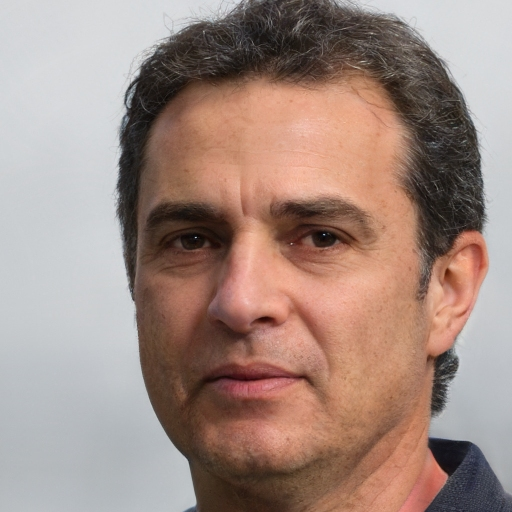
#> input picture data/mugshots/0657ffd9-6203-44cb-817f-a8be75d41819.jpg, 512 x 512 px
$ python -i face_search.py   (imports and definitions only)
#> lines starting #> are read from the running program, lines starting #| are printed output that depends on the picture
# Facial Recognition & Criminal Mugshot "Search by Image" Engine (Pillar 1).
import os
import json
import hashlib
import csv
from pathlib import Path
from typing import Dict, List, Optional, Tuple, Any
import numpy as np

DATA_DIR = Path(__file__).resolve().parent.parent.parent / "data"
MUGSHOTS_DIR = DATA_DIR / "mugshots"
CACHE_FILE = DATA_DIR / "face_embeddings.json"
PEOPLE_DIR_FILE = DATA_DIR / "people_directory.json"
CRIM_HIST_FILE = DATA_DIR / "criminal_history.csv"


def extract_image_features(img_bytes: bytes) -> np.ndarray:
    if not img_bytes:
        return np.zeros(128, dtype=np.float32)

    try:
        from PIL import Image
        import io
        img = Image.open(io.BytesIO(img_bytes)).convert("L").resize((32, 32))
        arr = np.array(img, dtype=np.float32) / 255.0
        blocks = arr.reshape(8, 4, 8, 4).mean(axis=(1, 3)).flatten()
        row_proj = arr.mean(axis=1)[:32]
        col_proj = arr.mean(axis=0)[:32]
        vec = np.concatenate([blocks, row_proj, col_proj]).astype(np.float32)
        norm = np.linalg.norm(vec)
        return vec / (norm + 1e-6)
    except Exception:
        pass

    arr = np.frombuffer(img_bytes, dtype=np.uint8)
    if len(arr) == 0:
        return np.zeros(128, dtype=np.float32)

    h32, _ = np.histogram(arr, bins=32, range=(0, 256))
    h32 = h32.astype(np.float32) / (len(arr) + 1e-6)

    step = max(1, len(arr) // 32)
    seg32 = np.array(
        [float(np.mean(arr[i * step : (i + 1) * step])) if len(arr[i * step : (i + 1) * step]) > 0 else 0.0
         for i in range(32)],
        dtype=np.float32
    ) / 255.0

    sample_sub = arr[::max(1, len(arr) // 512)]
    diffs = np.abs(np.diff(sample_sub)) if len(sample_sub) > 1 else np.array([0], dtype=np.uint8)
    d32, _ = np.histogram(diffs, bins=32, range=(0, 256))
    d32 = d32.astype(np.float32) / (len(diffs) + 1e-6)

    h_sha = hashlib.sha256(img_bytes).digest()
    h_md5 = hashlib.md5(img_bytes).digest()
    hash32 = np.frombuffer(h_sha + h_md5, dtype=np.uint8)[:32].astype(np.float32) / 255.0

    vec = np.concatenate([h32 * 2.0, seg32 * 1.5, d32 * 1.0, hash32 * 0.5]).astype(np.float32)
    norm = np.linalg.norm(vec)
    return vec / (norm + 1e-6)


# [77 lines left out: functions _load_criminal_history, build_or_load_face_index, not called in this run]


_FACE_INDEX: Optional[Dict[str, Dict[str, Any]]] = None


# [19 lines left out: functions get_face_index, calculate_match_percentage, not called in this run]


def search_face(
    image_bytes: bytes,
    top_k: int = 5,
    min_confidence: float = 0.0
) -> List[Dict[str, Any]]:
    query_vec = extract_image_features(image_bytes)
    index = get_face_index()
    if not index:
        return []

    results = []
    seen_ids = set()
    for pid, entry in index.items():
        if pid in seen_ids:
            continue
        ref_vec = np.array(entry["embedding"], dtype=np.float32)
        sim = float(np.dot(query_vec, ref_vec))
        pct = calculate_match_percentage(sim)

        if pct < min_confidence:
            continue

        if pct >= 85.0:
            conf_label = "High Probability Match"
            badge_color = "green"
        elif pct >= 70.0:
            conf_label = "Probable Match"
            badge_color = "blue"
        elif pct >= 50.0:
            conf_label = "Possible Lead"
            badge_color = "yellow"
        else:
            conf_label = "Low Similarity"
            badge_color = "gray"

        item = {
            "id": entry["id"],
            "name": entry["name"],
            "role": entry["role"],
            "cell": entry["cell"],
            "phone": entry["phone"],
            "account": entry["account"],
            "photo": entry["photo"],
            "alias": entry.get("alias", ""),
            "prior_offences": entry.get("prior_offences", ""),
            "gang_affiliation": entry.get("gang_affiliation", ""),
            "known_address": entry.get("known_address", ""),
            "similarity_score": pct,
            "raw_cosine": round(sim, 4),
            "confidence_level": conf_label,
            "badge_color": badge_color,
        }
        results.append(item)
        seen_ids.add(pid)

    results.sort(key=lambda x: x["similarity_score"], reverse=True)
    return results[:top_k]

>>> import cv2
>>> picture = cv2.imread('../../data/mugshots/0657ffd9-6203-44cb-817f-a8be75d41819.jpg', cv2.IMREAD_GRAYSCALE)
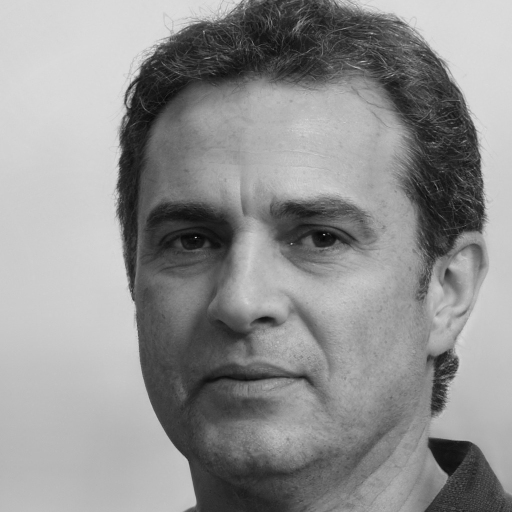
#> picture: shape (512, 512); min 6, max 228, mean 144.8
>>> result = search_face(picture)
#> (the run stopped early here; a loop or call above may not have finished)

$ run again, on data/mugshots/0d892055-1c40-4f56-a720-8aa4dec6a9d3.jpg
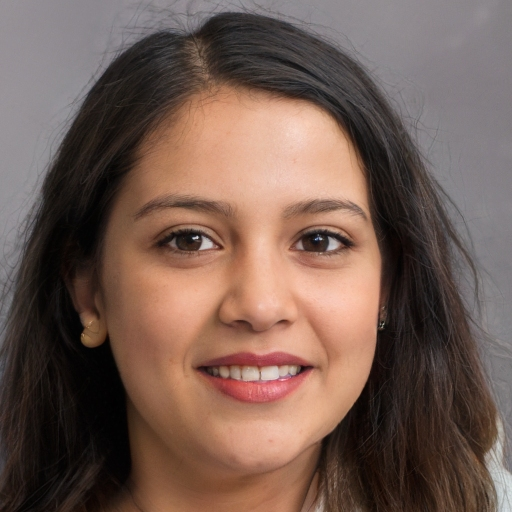
#> input picture data/mugshots/0d892055-1c40-4f56-a720-8aa4dec6a9d3.jpg, 512 x 512 px
#> `picture = cv2.imread('../../data/mugshots/0657ffd9-6203-44cb-817f-a8be..`:
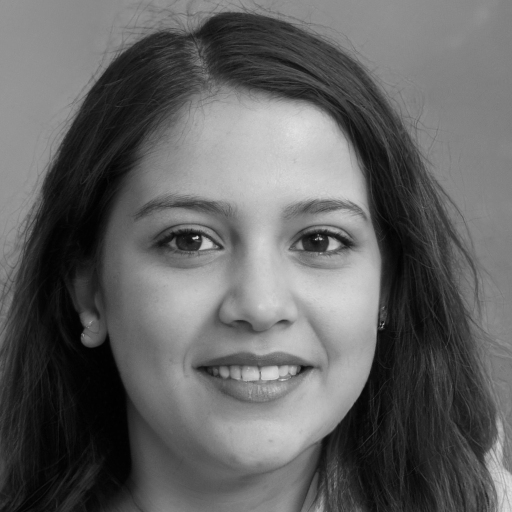
#> picture: shape (512, 512); min 0, max 224, mean 98.3

$ run again, on data/mugshots/11bdfa48-d27f-48b2-a53b-36432839144c.jpg
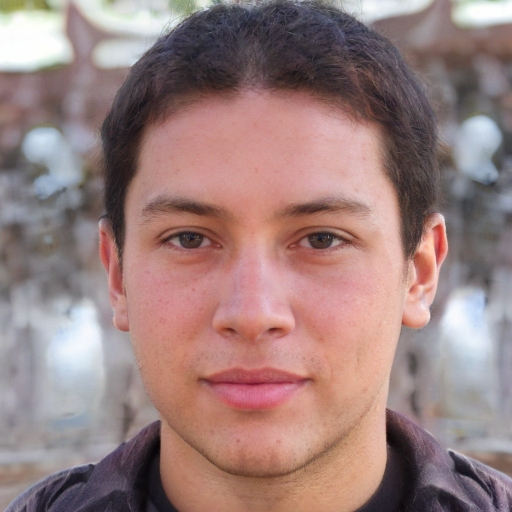
#> input picture data/mugshots/11bdfa48-d27f-48b2-a53b-36432839144c.jpg, 512 x 512 px
#> `picture = cv2.imread('../../data/mugshots/0657ffd9-6203-44cb-817f-a8be..`:
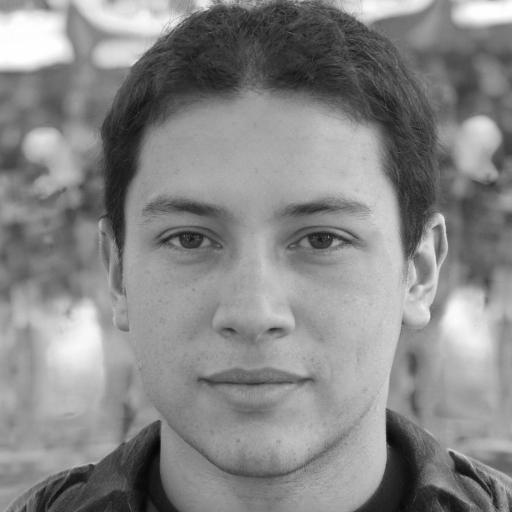
#> picture: shape (512, 512); min 5, max 255, mean 135.5

$ run again, on data/mugshots/14994110-3a3d-422c-b83b-3b9b1315f494.jpg
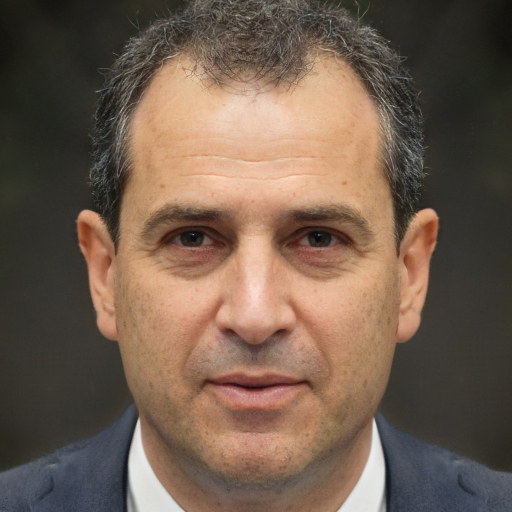
#> input picture data/mugshots/14994110-3a3d-422c-b83b-3b9b1315f494.jpg, 512 x 512 px
#> `picture = cv2.imread('../../data/mugshots/0657ffd9-6203-44cb-817f-a8be..`:
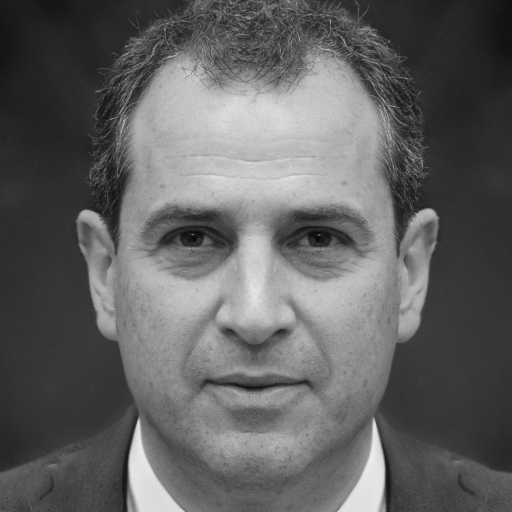
#> picture: shape (512, 512); min 4, max 237, mean 97.9
